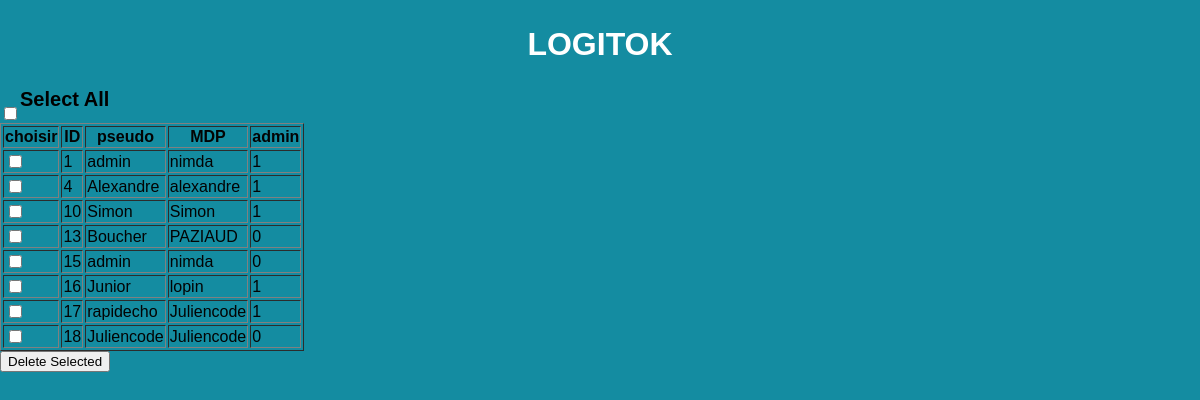
The app's page /apt.php (signed in) with its own data.
### tables this page shows
CREATE TABLE `user` (
  `id` int(11) NOT NULL,
  `pseudo` varchar(255) NOT NULL,
  `MDP` varchar(255) NOT NULL,
  `admin` tinyint(1) DEFAULT NULL
);

### apt.php (the view, shortened to what this page needs)
 <?php
include "Fonction.php";
?>
<!DOCTYPE html>
<html lang="en">
<head>
    <link rel="stylesheet" href="main.css">
</head>
<body>
<?php
include 'BDD.php';
$query = "SELECT * FROM user";
?>
 <table border='1'>
        <tr><th>choisir</th><th>ID</th><th>pseudo</th><th>MDP</th><th>admin</th></tr>
        <form method="POST" action="">
        <tr>
            <?php
            $result = $BasePDO->query($query);
            while ($row = $result->fetch(PDO::FETCH_ASSOC)) {
                echo "<td><input type='checkbox' name='selectedIds[]' value='" . $row['id'] . "'></td>";
            echo "<td>" . $row['id'] . "</td>";
            echo "<td>" . $row['pseudo'] . "</td>";
            echo "<td>" . $row['MDP'] . "</td>";
            echo "<td>" . $row['admin'] . "</td>";
            echo "</tr>";
            }
            ?>
        <input type="checkbox" id="selectAll" onchange="toggleSelectAll()">
        <label for="selectAll">Select All</label>
    </table>
    <input type="submit" name="deleteSelected" value="Delete Selected">
</body>
</html>

### Fonction.php (shortened to what this page needs)
<h1 style="text-align: center;"> <b>Logitok<b></h1>

### main.css (style rules this page uses)
* { outline: none; }
html { background-color: #272a33; font-size: 16px; line-height: 150%; font-family: 'Source Sans Pro', sans-serif; color: #333; font-weight: normal; -webkit-font-smoothing: antialiased; }
form { position: absolute; left: calc(50% - 250px); top: 20%; display: inline-block; width: 500px; box-sizing: border-box; padding: 30px 25px; border-radius: 4px; }
h1 { color: #fff; font-size: 2em; font-weight: 600; margin: 1em 0 1.5em; text-align: center; text-transform: uppercase; }
label { transform-origin: left center; box-sizing: border-box; padding: 10px 20px; display: block; position: absolute; margin-top: -34px; z-index: 2; pointer-events: none; color: rgb(0, 0, 0); line-height: 0; font-size: 1.25em; }
body { font-family: "PT Sans", sans-serif; font-size: 13px; font-weight: 400; color: #030303; position: relative; background: rgb(26, 49, 95); background: -webkit-gradient( linear, left top, left bottom, color-stop(0%, rgba(26, 49, 95, 1)), color-stop(10%, rgba(26, 49, 95, 1)), color-stop(24%, rgba(29, 108, 141, 1)), color-stop(37%, rgba(41, 136, 151, 1)), color-stop(77%, rgba(39, 45, 100, 1)), color-stop(90%, rgba(26, 49, 95, 1)), color-stop(100%, rgba(26, 49, 95, 1)) ); filter: progid: DXImageTransform.Microsoft.gradient( startColorstr='#1a315f', endColorstr='#1a315f', GradientType=0); }
html, body, nav, ul { margin: 0; padding: 0; border: 0; outline: 0; font-size: 100%; vertical-align: baseline; background: transparent; }
body { background: #148ca1; padding-bottom: 200px; }

### records on screen
user: id "1", pseudo "admin", MDP "nimda", admin "1"
user: id "4", pseudo "Alexandre", MDP "alexandre", admin "1"
user: id "10", pseudo "Simon", MDP "Simon", admin "1"
user: id "13", pseudo "Boucher", MDP "PAZIAUD", admin "0"
user: id "15", pseudo "admin", MDP "nimda", admin "0"
user: id "16", pseudo "Junior", MDP "lopin", admin "1"
user: id "17", pseudo "rapidecho", MDP "Juliencode", admin "1"
user: id "18", pseudo "Juliencode", MDP "Juliencode", admin "0"
